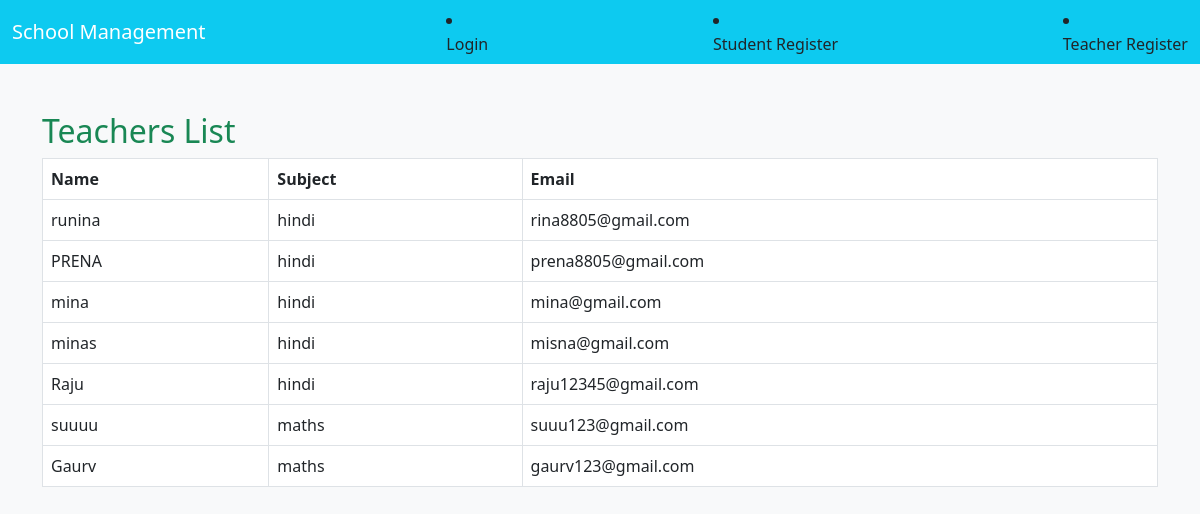
Screenshot of /teachers/ with the database file from the repository.
### core/models.py (models this page shows, shortened)
class TeacherProfile(models.Model):
    user = models.OneToOneField(User, on_delete=models.CASCADE)
    subject = models.CharField(max_length=50)
    phone = models.CharField(max_length=15, blank=True, null=True)

### core/views.py (the view)
# urls.py: path('teachers/', views.teachers, name='teachers'),
def teachers(request):
    teachers = TeacherProfile.objects.all()
    return render(request, 'teachers.html', {'teachers': teachers})

### core/templates/teachers.html (shortened to what this page needs)
<!DOCTYPE html>
<html>
<head>
    <link rel="stylesheet" href="https://cdn.jsdelivr.net/npm/bootstrap@5.3.0/dist/css/bootstrap.min.css">
</head>
{% include 'navbar.html' %}
<body class="bg-light">
<div class="container mt-5">
    <h2 class="text-success">Teachers List</h2>
  <table class="table table-bordered">
    <thead>
        <tr>
            <th>Name</th>
            <th>Subject</th>
            <th>Email</th>
        </tr>
    </thead>
    <tbody>
        {% for teacher in teachers %}
        <tr>
            <td>{{ teacher.user.username }}</td>
            <td>{{ teacher.subject }}</td>
            <td>{{ teacher.user.email }}</td>
        </tr>
        {% empty %}
        <tr>
            <td colspan="4">No teachers found.</td>
        </tr>
        {% endfor %}
    </tbody>
</table>
</div>
</body>
</html>

### rows the page displays
TeacherProfile: user.username "runina", subject "hindi", user.email "rina8805@gmail.com"
TeacherProfile: user.username "PRENA", subject "hindi", user.email "prena8805@gmail.com"
TeacherProfile: user.username "mina", subject "hindi", user.email "mina@gmail.com"
TeacherProfile: user.username "minas", subject "hindi", user.email "misna@gmail.com"
TeacherProfile: user.username "Raju", subject "hindi", user.email "raju12345@gmail.com"
TeacherProfile: user.username "suuuu", subject "maths", user.email "suuu123@gmail.com"
TeacherProfile: user.username "Gaurv", subject "maths", user.email "gaurv123@gmail.com"
